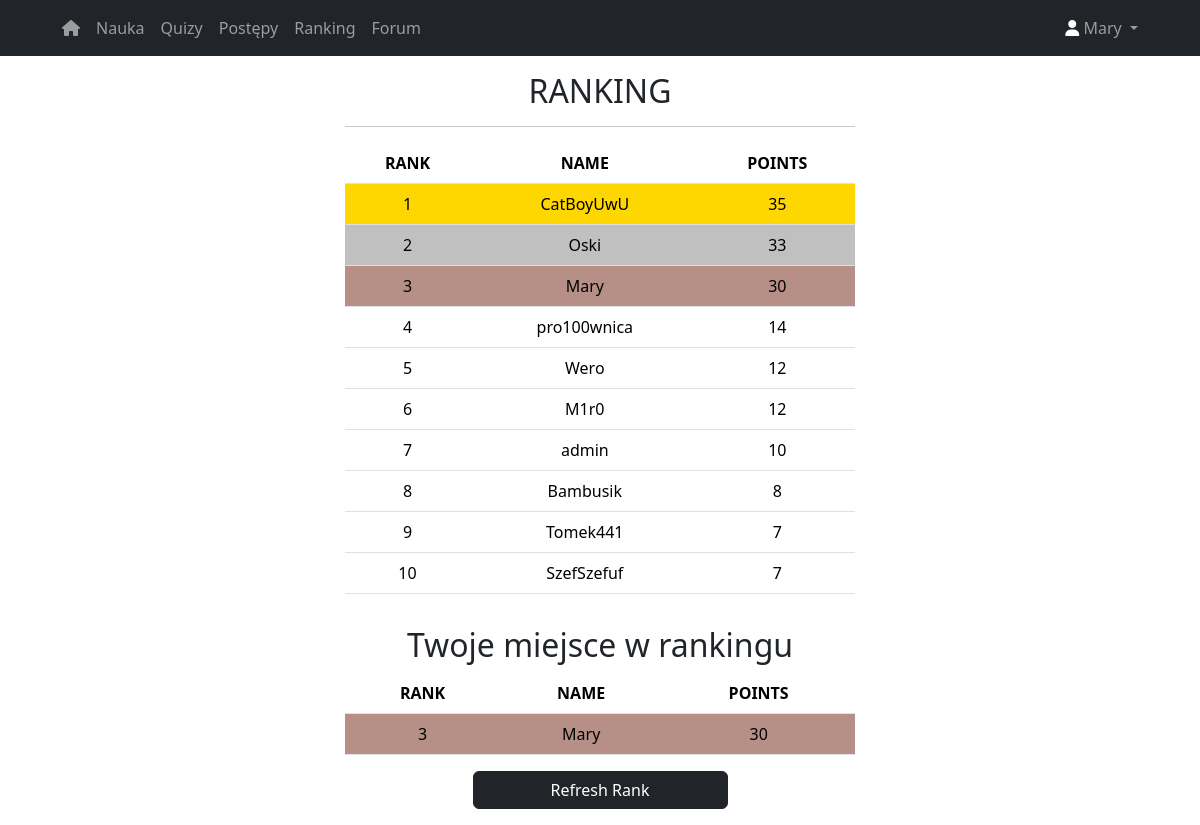
Page /rank (signed in) on the committed database.
### website/models.py (models this page shows)
class User(db.Model, UserMixin):
    id = db.Column(db.Integer, primary_key=True)
    email = db.Column(db.String(150), unique = True, nullable=False)
    password = db.Column(db.String(150), nullable=False)
    first_name = db.Column(db.String(150), unique=True, nullable=False)
    points = db.relationship('Points')
    notes = db.relationship('Note')
    ranks = db.relationship('Rank')

class Rank(db.Model):
    id = db.Column(db.Integer, primary_key=True)
    name = db.Column(db.String(150), db.ForeignKey('user.first_name'))
    rank_points = db.Column(db.Integer)

### website/auth.py (the view)
@auth.route('/rank')
def rank():
    rankall = Rank.query.order_by(Rank.rank_points.desc()).limit(10).all()
    brakujace_elementy = 10 - len(rankall)
    if brakujace_elementy > 0:
        rankall.extend([''] * brakujace_elementy)
    rank1 = rankall[0]
    rank2 = rankall[1]
    rank3 = rankall[2]
    rank4 = rankall[3]
    rank5 = rankall[4]
    rank6 = rankall[5]
    rank7 = rankall[6]
    rank8 = rankall[7]
    rank9 = rankall[8]
    rank10 = rankall[9]
    if current_user.is_authenticated:
        check_your_rank = Rank.query.order_by(Rank.rank_points.desc()).all()
        rank_plaec_CU = 1
        for i in range(len(check_your_rank)):
            if check_your_rank[i].name == current_user.first_name:
                break
            else:
                rank_plaec_CU += 1
        your_rank = Rank.query.filter_by(name=current_user.first_name).first()
    else:
        your_rank = ''
        rank_plaec_CU = ''
    return render_template('rank.html', rank1=rank1, rank2=rank2, your_rank=your_rank, rank3=rank3, rank4=rank4,
                           rank5=rank5, rank6=rank6, rank7=rank7, rank8=rank8, rank9=rank9, rank10=rank10,
                           user=current_user, rank_plaec_CU=rank_plaec_CU)

### website/__init__.py (called while the page is built)
def create_app():
    app = Flask(__name__)
    app.config['SECRET_KEY'] = 'hjshjhdjah kjshkjdhjs'
    app.config['SQLALCHEMY_DATABASE_URI'] = f'sqlite:///{DB_NAME}'
    db.init_app(app)
    from .auth import auth
    app.register_blueprint(auth, url_prefix='/')
    from .models import User
    with app.app_context():
        db.create_all()
    login_manager = LoginManager()
    login_manager.login_view = 'auth.login'
    login_manager.init_app(app)
    @login_manager.user_loader
    def load_user(id):
        return User.query.get(int(id))
    return app

### website/auth.py (called while the page is built)
@auth.before_request
def restrict_access_to_auth_routes():
    if current_user.is_authenticated and request.endpoint in ['auth.login', 'auth.sign_up']:
        return redirect(url_for('auth.mainPage'))

### website/templates/rank.html (shortened to what this page needs)
{% extends 'base.html' %}
{% block content %}
		<main>
        <div class="row align-items-center">
   <div class="mx-auto col-10 col-md-8 col-lg-6">
			<div>
				<h2 class="text-center">RANKING</h2><hr>
			</div>
            <div class="table-responsive">
			<table class="table text-center">
    <tr>
        <th>RANK</th>
        <th>NAME</th>
        <th>POINTS</th>
    </tr>
    <tr class="rank1">
        <td>1</td>
        <td>{{rank1.name}}</td>
        <td>{{rank1.rank_points}}</td>
    </tr>
    <tr class="rank2">
        <td>2</td>
        <td>{{rank2.name}}</td>
        <td>{{rank2.rank_points}}</td>
    </tr>
    <tr class="rank3">
        <td>3</td>
        <td>{{rank3.name}}</td>
        <td>{{rank3.rank_points}}</td>
    </tr>
    <tr>
        <td>4</td>
        <td>{{rank4.name}}</td>
        <td>{{rank4.rank_points}}</td>
    </tr>
    <tr>
        <td>5</td>
        <td>{{rank5.name}}</td>
        <td>{{rank5.rank_points}}</td>
    </tr>
    <tr>
        <td>6</td>
        <td>{{rank6.name}}</td>
        <td>{{rank6.rank_points}}</td>
    </tr>
    <tr>
        <td>7</td>
        <td>{{rank7.name}}</td>
        <td>{{rank7.rank_points}}</td>
    </tr>
    <tr>
        <td>8</td>
        <td>{{rank8.name}}</td>
        <td>{{rank8.rank_points}}</td>
    </tr>
    <tr>
        <td>9</td>
        <td>{{rank9.name}}</td>
        <td>{{rank9.rank_points}}</td>
    </tr>
    <tr>
        <td>10</td>
        <td>{{rank10.name}}</td>
        <td>{{rank10.rank_points}}</td>
    </tr>
</table>
            </div>
			<h2 class="text-center pt-3">Twoje miejsce w rankingu</h2>
        <div class="table-responsive">
			<div>
            {% if user.is_authenticated %}
            <table class="table text-center">
				<tr>
					<th>RANK</th>
					<th>NAME</th>
					<th>POINTS</th>
				</tr>
				{% if rank_plaec_CU==1 %}
                    <tr class="table text-center rank1">
                    {% elif rank_plaec_CU==2 %}
                    <tr class="table text-center rank2">
                    {% elif rank_plaec_CU==3 %}
                    <tr class="table text-center rank3">
                    {%else%}
                    <tr class="table text-center">
                    {%endif%}
					<td>{{rank_plaec_CU}}</td>
					<td>{{your_rank.name}}</td>
					<td>
						{{your_rank.rank_points}}
					</td>
				</tr>
			</table>
                <div class="d-grid gap-2 col-6 mx-auto">
			<a class="btn btn-dark" href="/20_marcinek/licencjat/refresh_rank">Refresh Rank</a>
            </div>
            {% else %}
                <p class="text-center"> <a href="/20_marcinek/licencjat/login">Zaloguj się</a> i weź udział w quizie żeby zobaczyć siebie w rankingu :)</p>
            {% endif %}
            </div>
            </div>
        </div>
        </div>
        </main>
{% endblock %}

### website/templates/base.html (shortened to what this page needs)
<!DOCTYPE html>
<html lang="en">
	<head>
     <link
            href="https://cdn.jsdelivr.net/npm/bootstrap@5.3.1/dist/css/bootstrap.min.css"
            rel="stylesheet"
 />
    <link
			rel="stylesheet"
			href=" {{ url_for('static', filename='style.css') }}"/>
</head>
<body>
        <nav class="navbar navbar-expand-lg navbar-dark bg-dark">
            <div class="nav-item container d-flex justify-content-between">
                <div class="container-fluid">
                    <div class="collapse navbar-collapse" id="navbarSupportedContent">
                        <ul class="navbar-nav me-auto mb-2 mb-lg-0">
							{% if user.is_authenticated %}
                            <li class="nav-item">
                                <a class="nav-link" href="/20_marcinek/licencjat/mainPage"><i class="fa-sharp fa-solid fa-house"></i></a>
                            </li>
                            <li class="nav-item">
                                <a class="nav-link" href="/20_marcinek/licencjat/course">Nauka</a>
                            </li>
                            <li class="nav-item">
                                <a class="nav-link" href="/20_marcinek/licencjat/quizy">Quizy</a>
                            </li>
                            <li class="nav-item">
                                <a class="nav-link" href="/20_marcinek/licencjat/progress">Postępy</a>
                            </li>
                                <li class="nav-item">
                                <a class="nav-link" href="/20_marcinek/licencjat/rank">Ranking</a>
                            </li>
                                <li class="nav-item">
                                <a class="nav-link" href="/20_marcinek/licencjat/forum">Forum</a>
                            </li>
							{% endif %}
                        </ul>
                        <div class="d-flex">
                            <ul class="navbar-nav me-auto mb-2 mb-lg-0">
                                <li class="nav-item dropdown">
									{% if user.is_authenticated %}
                                    <a
                                        class="nav-link dropdown-toggle"
                                        href="#"
                                        role="button"
                                        data-bs-toggle="dropdown"
                                        aria-expanded="false"><i class="fa-sharp fa-solid fa-user" style="color: #ffffff;"></i>
                                        {{current_user.first_name}}
                                    </a>
								{% endif %}
                                </li>
                            </ul>
                        </div>
                    </div>
                </div>
            </div>
        </nav>
        <div class="container-xl py-3 px-5">
  {% block content %}{% endblock %}
        </div>
	</body>
</html>

### website/static/style.css (style rules this page uses)
.rank1 { --bs-table-bg: gold; }
.rank2 { --bs-table-bg: silver; }
.rank3 { --bs-table-bg: #b68f86; }

### rows in the picture
User: first_name "Mary"
Rank: name "CatBoyUwU", rank_points "35"
Rank: name "Oski", rank_points "33"
Rank: name "Mary", rank_points "30"
Rank: name "pro100wnica", rank_points "14"
Rank: name "Wero", rank_points "12"
Rank: name "M1r0", rank_points "12"
Rank: name "admin", rank_points "10"
Rank: name "Bambusik", rank_points "8"
Rank: name "Tomek441", rank_points "7"
Rank: name "SzefSzefuf", rank_points "7"

### other values in the picture
{{ rank_plaec_CU }} "3"
